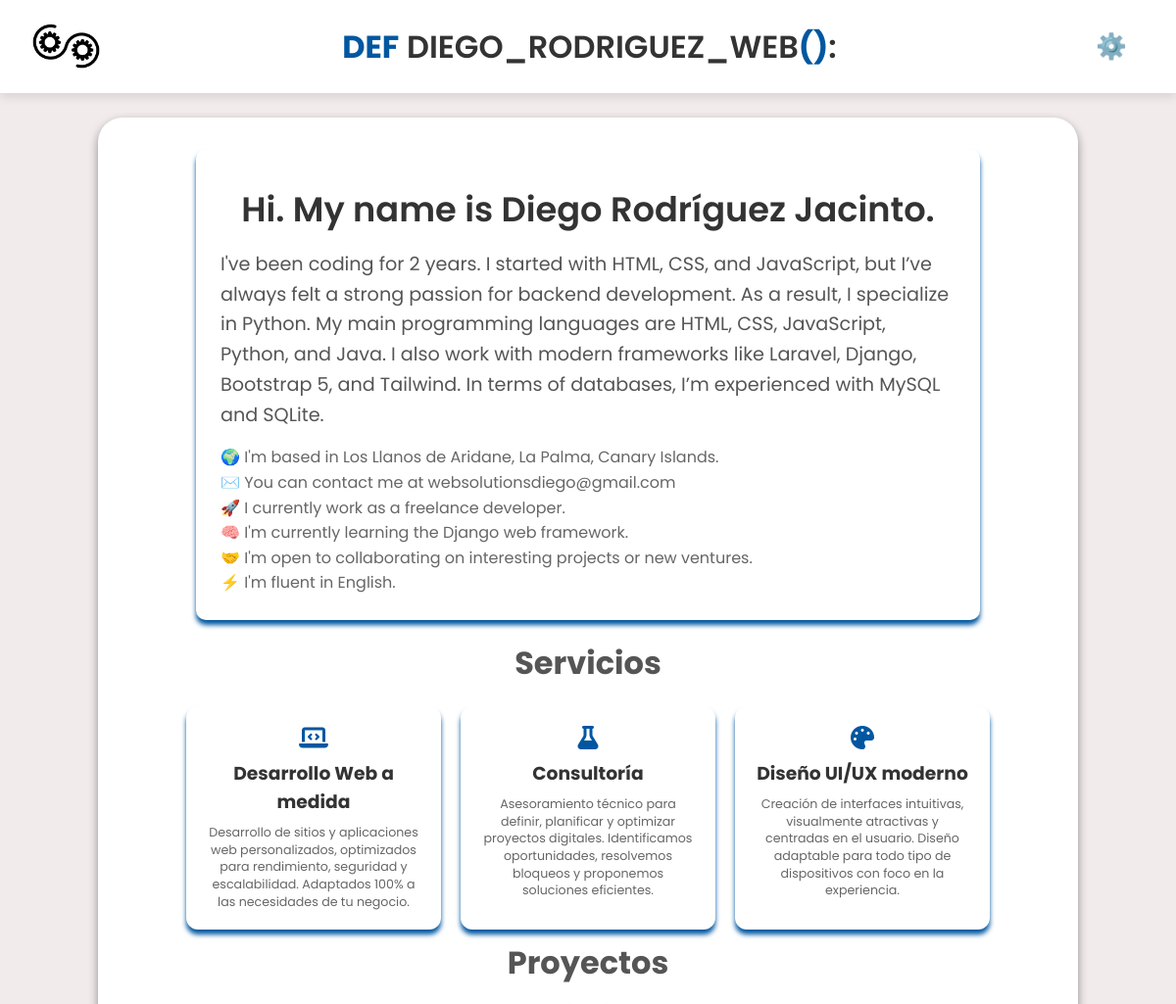
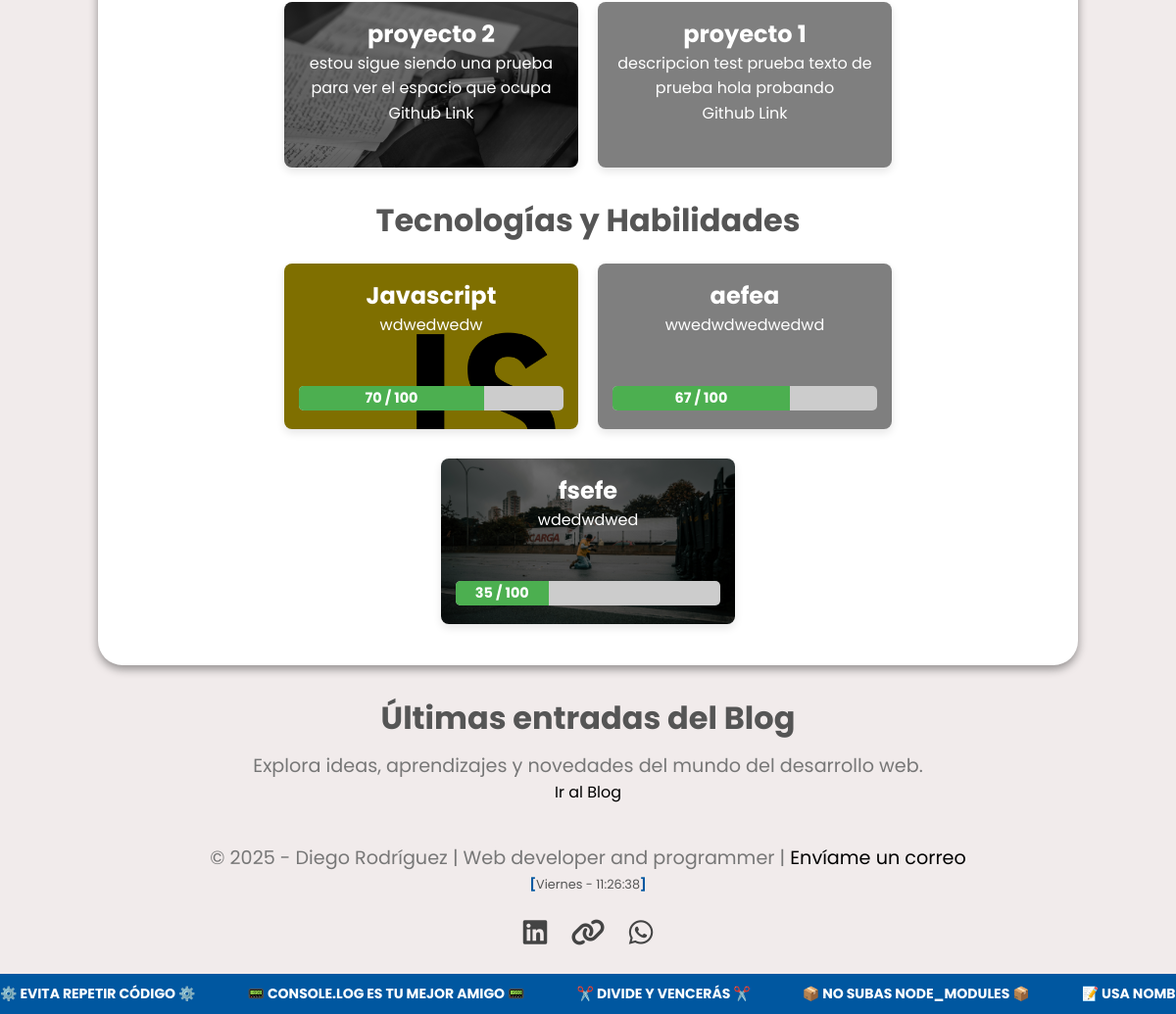
The page / on the database its author committed (2 pictures, top to bottom).
### proyectos/models.py (models this page shows, shortened)
class Resumen(models.Model):
    titulo = models.CharField(max_length=200)
    descripcion_principal = models.TextField()
    descripcion_secundaria = models.TextField()

class Servicio(models.Model):
    titulo = models.CharField(max_length=100)
    descripcion = models.TextField()
    icono = models.CharField(max_length=50, help_text="Clase FontAwesome, ej: 'fas fa-code'")

class Proyecto(models.Model):
    titulo = models.CharField(max_length=100)
    descripcion = models.TextField()
    link = models.URLField(blank=True, null=True)
    fecha_creacion = models.DateTimeField(auto_now_add=True)
    imagen = models.ImageField(upload_to='proyectos_imagenes/', blank=True, null=True)

class Habilidad(models.Model):
    nombre = models.CharField(max_length=100)
    nivel = models.IntegerField(help_text="Nivel de habilidad (1-100)")
    descripcion = models.TextField(blank=True, null=True)
    icono = models.ImageField(upload_to='habilidades_iconos/', blank=True, null=True)

### proyectos/views.py (the view)
# urls.py: path('', views.inicio, name='inicio'),
def inicio(request):
    proyectos = Proyecto.objects.all().order_by('-id')  # O usa .order_by('-fecha_creacion') si tienes esa columna
    habilidades = Habilidad.objects.all().order_by('-nivel')
    resumen = Resumen.objects.first()
    servicios = Servicio.objects.all()
    return render(request, 'proyectos/index.html', {
        'proyectos': proyectos,
        'habilidades': habilidades,
        'resumen': resumen,
        'servicios': servicios
    })

### proyectos/templates/proyectos/index.html (shortened to what this page needs)
<!DOCTYPE html>
<html lang="es">
{% load static %}
<head>
  <link rel="stylesheet" href="{% static 'css/style.css' %}">
  <link rel="stylesheet" href="https://cdnjs.cloudflare.com/ajax/libs/font-awesome/6.5.0/css/all.min.css">
</head>
<body>
  <header class="header">
    <a href="/" class="logo">
      <img src="{% static 'images/logov2.png' %}" class="logo-img">
    </a>
    <h1 class="header-title">
      <span class="code-blue">def</span> diego_rodriguez_web<span class="code-blue">()</span>:
    </h1>
    <a href="{% url 'admin:index' %}" class="admin-btn">⚙️</a>
  </header>
  <div class="container">
    <main>
      <section class="resumen-section">
        <h2 class="resumen-titulo">{{ resumen.titulo }}</h2>
        <div class="resumen-contenido">
          <p class="resumen-descripcion">{{ resumen.descripcion_principal }}</p>
          <p class="resumen-detalles">{{ resumen.descripcion_secundaria|linebreaksbr }}</p>
        </div>
      </section>
      <section id="servicios">
        <h2>Servicios</h2>
        <div class="lista-servicios">
          {% for servicio in servicios %}
          <div class="servicio-item">
            <i class="{{ servicio.icono }}"></i>
            <h3>{{ servicio.titulo }}</h3>
            <p>{{ servicio.descripcion }}</p>
          </div>
          {% endfor %}
        </div>
      </section>
      <section>
        <h2>Proyectos</h2>
        <ul class="lista-proyectos">
          {% for proyecto in proyectos %}
          {% if proyecto.imagen %}
          <li class="proyecto-item" style="background-image: url('{{ proyecto.imagen.url }}');">
            {% else %}
          <li class="proyecto-item">
            {% endif %}
            <h3>{{ proyecto.titulo }}</h3>
            <p>{{ proyecto.descripcion }}</p>
            {% if proyecto.link %}
            <a href="{{ proyecto.link }}" target="_blank">Github Link</a>
            {% endif %}
          </li>
          {% empty %}
          <li>
            <h3 style="text-align: center; width: 100%;">Proyectos en desarrollo. Disculpa las molestias.</h3>
          </li>
          {% endfor %}
        </ul>
      </section>
      <section>
        <h2>Tecnologías y Habilidades</h2>
        <ul class="lista-proyectos">
          {% for habilidad in habilidades %}
          {% if habilidad.icono %}
          <li class="proyecto-item" style="background-image: url('{{ habilidad.icono.url }}');">
            {% else %}
          <li class="proyecto-item">
            {% endif %}
            <h3>{{ habilidad.nombre }}</h3>
            <p>{{ habilidad.descripcion }}</p>
            <div class="nivel-barra">
              <div class="nivel-barra-inner" style="--nivel: {{ habilidad.nivel }}%;">
                <span class="nivel-texto">{{ habilidad.nivel }} / 100</span>
              </div>
            </div>
          </li>
          {% empty %}
          <li>
            <h3 style="text-align: center; width: 100%;">Aún no hay habilidades registradas.</h3>
          </li>
          {% endfor %}
        </ul>
      </section>
    </main>
  </div>
  <section id="blog-destacado" class="blog-section">
    <h2>Últimas entradas del Blog</h2>
    <p>Explora ideas, aprendizajes y novedades del mundo del desarrollo web.</p>
    <a href="{% url 'blog' %}" class="blog-button">Ir al Blog</a>
  </section>
  <footer>
    <p>&copy; 2025 - Diego Rodríguez | Web developer and programmer |<a href="mailto:tu.email@example.com">
        Envíame un correo</a>
    </p>
    <div id="datetime" class="datetime">9/05 - 9:43</div>
    <div class="social-buttons">
      <a href="https://www.linkedin.com/in/tuusuario" target="_blank" class="social-link">
        <i class="fab fa-linkedin"></i>
      </a>
      <a href="https://linktr.ee/tuusuario" target="_blank" class="social-link">
        <i class="fas fa-link"></i>
      </a>
      <a href="https://wa.me/1234567890" target="_blank" class="social-link">
        <i class="fab fa-whatsapp"></i>
      </a>
    </div>
    <div class="coding-banner">
      <div class="banner-track">
        <span>⚙️ Evita repetir código ⚙️</span>
        <span>📟 Console.log es tu mejor amigo 📟</span>
        <span>✂️ Divide y vencerás ✂️</span>
        <span>📦 No subas node_modules 📦</span>
        <span>📝 Usa nombres descriptivos 📝</span>
      </div>
    </div>
  </footer>
</body>
</html>

### rows shown on the page
Resumen: titulo "Hi. My name is Diego Rodríguez Jacinto.", descripcion_principal "I've been coding for 2 years. I started with HTML, CSS, and JavaScript, but I’ve always felt a strong passion for backend development. As a result, I specialize in Python. My main programming languages are HTML, CSS, JavaScript, Python, and Java. I also work with modern frameworks like Laravel, Django, Bootstrap 5, and Tailwind. In terms of databases, I’m experienced with MySQL and SQLite.", descripcion_secundaria "🌍 I'm based in Los Llanos de Aridane, La Palma, Canary Islands. ✉️ You can contact me at websolutionsdiego@gmail.com 🚀 I currently work as a freelance developer. 🧠 I'm currently learning the Django web framework. 🤝 I'm open to collaborating on interesting projects or new ventures. ⚡ I'm fluent in English."
Servicio: titulo "Desarrollo Web a medida", descripcion "Desarrollo de sitios y aplicaciones web personalizados, optimizados para rendimiento, seguridad y escalabilidad. Adaptados 100% a las necesidades de tu negocio."
Servicio: titulo "Consultoría", descripcion "Asesoramiento técnico para definir, planificar y optimizar proyectos digitales. Identificamos oportunidades, resolvemos bloqueos y proponemos soluciones eficientes."
Servicio: titulo "Diseño UI/UX moderno", descripcion "Creación de interfaces intuitivas, visualmente atractivas y centradas en el usuario. Diseño adaptable para todo tipo de dispositivos con foco en la experiencia."
Proyecto: imagen (picture), titulo "proyecto 2", descripcion "estou sigue siendo una prueba para ver el espacio que ocupa"
Proyecto: titulo "proyecto 1", descripcion "descripcion test prueba texto de prueba hola probando"
Habilidad: icono (picture), nombre "Javascript", descripcion "wdwedwedw", nivel "70"
Habilidad: nombre "aefea", descripcion "wwedwdwedwedwd", nivel "67"
Habilidad: icono (picture), nombre "fsefe", descripcion "wdedwdwed", nivel "35"
